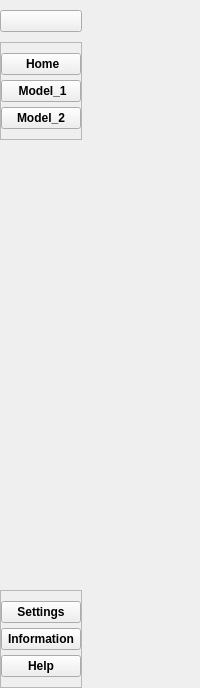
     <widget class="QFrame" name="Menu_container">
      <property name="maximumSize">
       <size>
        <width>500</width>
        <height>16777215</height>
       </size>
      </property>
      <property name="focusPolicy">
       <enum>Qt::NoFocus</enum>
      </property>
      <property name="layoutDirection">
       <enum>Qt::LeftToRight</enum>
      </property>
      <property name="frameShape">
       <enum>QFrame::NoFrame</enum>
      </property>
      <property name="frameShadow">
       <enum>QFrame::Plain</enum>
      </property>
      <layout class="QVBoxLayout" name="verticalLayout">
       <property name="spacing">
        <number>0</number>
       </property>
       <property name="sizeConstraint">
        <enum>QLayout::SetMinimumSize</enum>
       </property>
       <property name="leftMargin">
        <number>0</number>
       </property>
       <property name="topMargin">
        <number>0</number>
       </property>
       <property name="rightMargin">
        <number>0</number>
       </property>
       <property name="bottomMargin">
        <number>0</number>
       </property>
       <item alignment="Qt::AlignLeft">
        <widget class="QFrame" name="menu_subcontainer">
         <property name="maximumSize">
          <size>
           <width>500</width>
           <height>688</height>
          </size>
         </property>
         <property name="layoutDirection">
          <enum>Qt::LeftToRight</enum>
         </property>
         <layout class="QVBoxLayout" name="verticalLayout_2">
          <property name="spacing">
           <number>0</number>
          </property>
          <property name="leftMargin">
           <number>0</number>
          </property>
          <property name="topMargin">
           <number>0</number>
          </property>
          <property name="rightMargin">
           <number>3</number>
          </property>
          <property name="bottomMargin">
           <number>0</number>
          </property>
          <item alignment="Qt::AlignTop">
           <widget class="QFrame" name="c_b1">
            <property name="frameShape">
             <enum>QFrame::NoFrame</enum>
            </property>
            <property name="frameShadow">
             <enum>QFrame::Raised</enum>
            </property>
            <layout class="QHBoxLayout" name="horizontalLayout" stretch="0">
             <property name="spacing">
              <number>0</number>
             </property>
             <property name="leftMargin">
              <number>0</number>
             </property>
             <property name="topMargin">
              <number>10</number>
             </property>
             <property name="rightMargin">
              <number>0</number>
             </property>
             <property name="bottomMargin">
              <number>10</number>
             </property>
             <item alignment="Qt::AlignTop">
              <widget class="QPushButton" name="b_menu">
               <property name="font">
                <font>
                 <weight>75</weight>
                 <bold>true</bold>
                </font>
               </property>
               <property name="mouseTracking">
                <bool>false</bool>
               </property>
               <property name="toolTip">
                <string>menu main</string>
               </property>
               <property name="styleSheet">
                <string notr="true"/>
               </property>
               <property name="text">
                <string/>
               </property>
               <property name="icon">
                <iconset resource="recursos.qrc">
                 <normaloff>:/iconos/iconos/align-justify.svg</normaloff>:/iconos/iconos/align-justify.svg</iconset>
               </property>
               <property name="iconSize">
                <size>
                 <width>26</width>
                 <height>26</height>
                </size>
               </property>
              </widget>
             </item>
            </layout>
           </widget>
          </item>
          <item alignment="Qt::AlignTop">
           <widget class="QFrame" name="c_b2">
            <property name="frameShape">
             <enum>QFrame::StyledPanel</enum>
            </property>
            <property name="frameShadow">
             <enum>QFrame::Raised</enum>
            </property>
            <layout class="QVBoxLayout" name="verticalLayout_4">
             <property name="spacing">
              <number>5</number>
             </property>
             <property name="leftMargin">
              <number>0</number>
             </property>
             <property name="topMargin">
              <number>10</number>
             </property>
             <property name="rightMargin">
              <number>0</number>
             </property>
             <property name="bottomMargin">
              <number>10</number>
             </property>
             <item>
              <widget class="QPushButton" name="b_home">
               <property name="maximumSize">
                <size>
                 <width>16777215</width>
                 <height>16777215</height>
                </size>
               </property>
               <property name="font">
                <font>
                 <weight>75</weight>
                 <bold>true</bold>
                </font>
               </property>
               <property name="toolTip">
                <string>Home</string>
               </property>
               <property name="text">
                <string> Home</string>
               </property>
               <property name="icon">
                <iconset resource="recursos.qrc">
                 <normaloff>:/iconos/iconos/home.svg</normaloff>:/iconos/iconos/home.svg</iconset>
               </property>
               <property name="iconSize">
                <size>
                 <width>26</width>
                 <height>26</height>
                </size>
               </property>
               <property name="shortcut">
                <string/>
               </property>
              </widget>
             </item>
             <item>
              <widget class="QPushButton" name="b_model1">
               <property name="font">
                <font>
                 <weight>75</weight>
                 <bold>true</bold>
                </font>
               </property>
               <property name="toolTip">
                <string>select model clasification</string>
               </property>
               <property name="text">
                <string> Model_1</string>
               </property>
               <property name="icon">
                <iconset resource="recursos.qrc">
                 <normaloff>:/iconos/iconos/divide-square.svg</normaloff>:/iconos/iconos/divide-square.svg</iconset>
               </property>
               <property name="iconSize">
                <size>
                 <width>26</width>
                 <height>26</height>
                </size>
               </property>
              </widget>
             </item>
             <item>
              <widget class="QPushButton" name="b_model2">
               <property name="sizePolicy">
                <sizepolicy hsizetype="Minimum" vsizetype="Fixed">
                 <horstretch>0</horstretch>
                 <verstretch>0</verstretch>
                </sizepolicy>
               </property>
               <property name="font">
                <font>
                 <weight>75</weight>
                 <bold>true</bold>
                </font>
               </property>
               <property name="toolTip">
                <string>select model detection</string>
               </property>
               <property name="text">
                <string>Model_2</string>
               </property>
               <property name="icon">
                <iconset resource="recursos.qrc">
                 <normaloff>:/iconos/iconos/codepen.svg</normaloff>:/iconos/iconos/codepen.svg</iconset>
               </property>
               <property name="iconSize">
                <size>
                 <width>26</width>
                 <height>26</height>
                </size>
               </property>
              </widget>
             </item>
            </layout>
           </widget>
          </item>
          <item>
           <spacer name="verticalSpacer">
            <property name="orientation">
             <enum>Qt::Vertical</enum>
            </property>
            <property name="sizeHint" stdset="0">
             <size>
              <width>20</width>
              <height>460</height>
             </size>
            </property>
           </spacer>
          </item>
          <item alignment="Qt::AlignTop">
           <widget class="QFrame" name="c_b3">
            <property name="frameShape">
             <enum>QFrame::StyledPanel</enum>
            </property>
            <property name="frameShadow">
             <enum>QFrame::Raised</enum>
            </property>
            <layout class="QVBoxLayout" name="verticalLayout_5">
             <property name="spacing">
              <number>5</number>
             </property>
             <property name="leftMargin">
              <number>0</number>
             </property>
             <property name="topMargin">
              <number>10</number>
             </property>
             <property name="rightMargin">
              <number>0</number>
             </property>
             <property name="bottomMargin">
              <number>10</number>
             </property>
             <item>
              <widget class="QPushButton" name="b_settings">
               <property name="font">
                <font>
                 <weight>75</weight>
                 <bold>true</bold>
                </font>
               </property>
               <property name="toolTip">
                <string>settings for GUI</string>
               </property>
               <property name="text">
                <string>Settings</string>
               </property>
               <property name="icon">
                <iconset resource="recursos.qrc">
                 <normaloff>:/iconos/iconos/settings.svg</normaloff>:/iconos/iconos/settings.svg</iconset>
               </property>
               <property name="iconSize">
                <size>
                 <width>26</width>
                 <height>26</height>
                </size>
               </property>
              </widget>
             </item>
             <item>
              <widget class="QPushButton" name="b_information">
               <property name="font">
                <font>
                 <weight>75</weight>
                 <bold>true</bold>
                </font>
               </property>
               <property name="toolTip">
                <string>information GUI</string>
               </property>
               <property name="text">
                <string>Information</string>
               </property>
               <property name="icon">
                <iconset resource="recursos.qrc">
                 <normaloff>:/iconos/iconos/info.svg</normaloff>:/iconos/iconos/info.svg</iconset>
               </property>
               <property name="iconSize">
                <size>
                 <width>26</width>
                 <height>26</height>
                </size>
               </property>
              </widget>
             </item>
             <item>
              <widget class="QPushButton" name="b_help">
               <property name="font">
                <font>
                 <weight>75</weight>
                 <bold>true</bold>
                </font>
               </property>
               <property name="toolTip">
                <string>help to use GUI</string>
               </property>
               <property name="text">
                <string>Help</string>
               </property>
               <property name="icon">
                <iconset resource="recursos.qrc">
                 <normaloff>:/iconos/iconos/help-circle.svg</normaloff>:/iconos/iconos/help-circle.svg</iconset>
               </property>
               <property name="iconSize">
                <size>
                 <width>26</width>
                 <height>26</height>
                </size>
               </property>
              </widget>
             </item>
            </layout>
           </widget>
          </item>
         </layout>
        </widget>
       </item>
      </layout>
     </widget>
